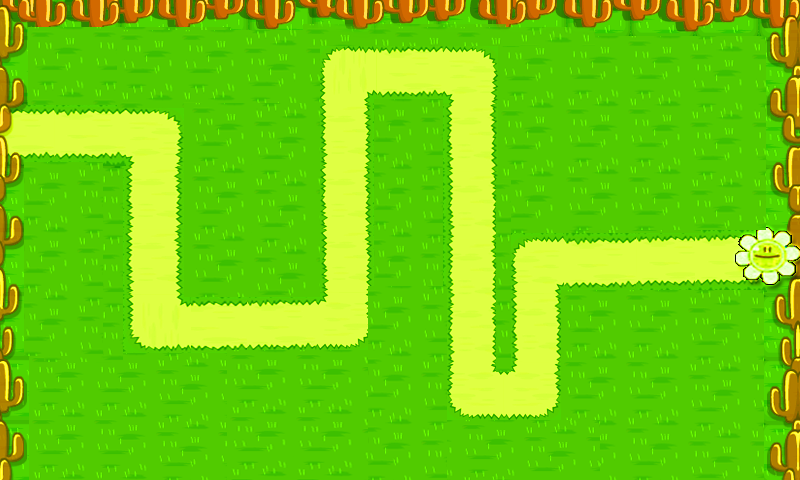

Rendered tile map (Tiled .tmx) drawn with the repository's tilesets; below, a short description and the map source with its tile grids summarised:
An orthogonal 25x15 tile map with 32x32 px tiles, 2 tile layers (Tile Layer 1, rock), 2 hidden layers not drawn.

<map version="1.0" orientation="orthogonal" width="25" height="15" tilewidth="32" tileheight="32">
 <tileset firstgid="1" name="map02" tilewidth="32" tileheight="32">
  <image source="map02.png" width="800" height="480" />
 </tileset>
 <layer name="Tile Layer 1" width="25" height="15">
  <data>[375 cells, 375 non-empty, 375 distinct tile ids]</data>
 </layer>
 <layer name="way" width="25" height="15" visible="0">
  <data>[375 cells, 51 non-empty, 1 distinct tile ids]</data>
 </layer>
 <layer name="build" width="25" height="15" visible="0">
  <data>[375 cells, 220 non-empty, 4 distinct tile ids]</data>
 </layer>
 <layer name="rock" width="25" height="15">
  <data>[375 cells, 0 non-empty, 0 distinct tile ids]</data>
 </layer>
</map>